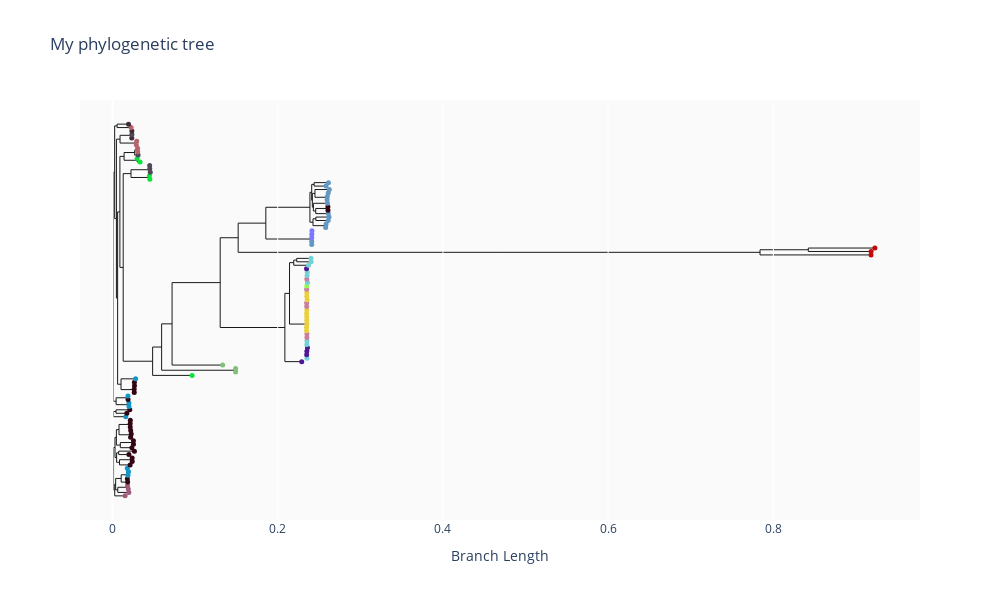

Notebook cell for this chart:
### Markdown cell above
## Generate phylogenetic tree plot:

### Using random colors and without confidence labels

### Code cell
tree_plot1 = phyloworld.create_phylotree(tree, metadata, title = "My phylogenetic tree", include_confidence = False)
tree_plot1.show()
